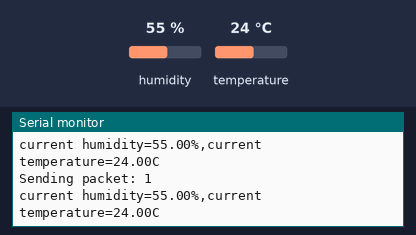
The sketch below on a simulated Arduino Uno, built with avr-gcc and run on an emulated ATmega328P. On the bench: the last lines printed to the serial monitor. The test bench sets the inputs (shaded band); at power-on: humidity 55 %, temperature 24 °C. No radio packets arrive unless stated.

Above: at 10.9 s.
11.0 s: humidity set to 22 %
At 20.8 s:
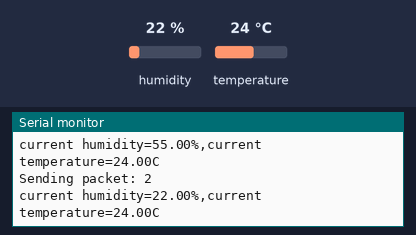
21.0 s: temperature set to 12 °C
At 30.8 s:
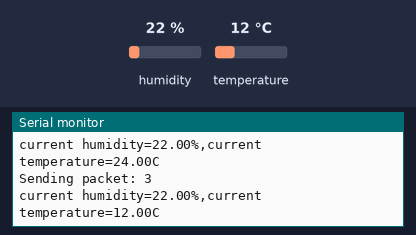
31.0 s: humidity set to 40 %
At 41.3 s:
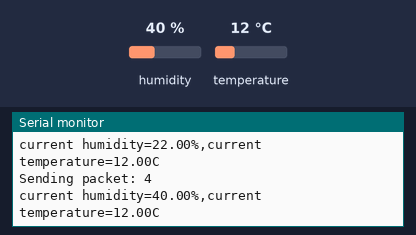
Timing chart, 0 to 42.8 s (numbered marks = the images above; inputs shaded):
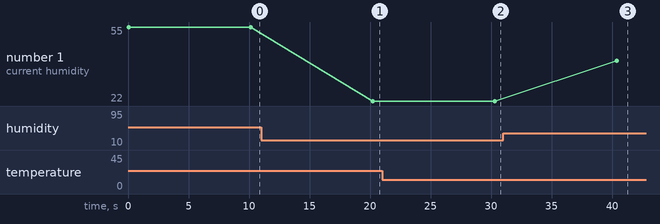

Measured:
- after the input at 11.0 s, the serial monitor: prints a new line after 9.2 s (image 1)
- after the input at 21.0 s, the serial monitor: prints a new line after 9.3 s (image 2)
- after the input at 31.0 s, the serial monitor: prints a new line after 9.4 s (image 3)
- plotted number 1: 55 → 22 after the input at 11.0 s, 22 → 40 after the input at 31.0 s

The sketch:

lorasendershowdisplay.ino
```cpp
#include<SPI.h>
#include<LoRa.h>
#include<DHT.h>
#define DHTPIN 4
#define DHTTYPE DHT11

DHT dht(DHTPIN,DHTTYPE);
#define ss 10
#define rst 9
#define dio0 2

int counter=0;

void setup(){
dht.begin();
Serial.begin(115200);
while(!Serial)
Serial.println("LoRa Sender");
Serial.println();
Serial.println();

Serial.println("Temperature");
Serial.println("And humidity");
LoRa.setPins(ss,rst,dio0);
while (!LoRa.begin(866E6)) {
    Serial.println(".");
    delay(500);
  }
  LoRa.setSyncWord(0xF3);
  Serial.println("LoRa Initializing OK!");
}


void loop() {
  Serial.print("Sending packet: ");
  Serial.println(counter);
float humidity = dht.readHumidity();
 float temprature = dht.readTemperature();

Serial.print("current humidity=");
  Serial.print(humidity);
  Serial.print("%,");
  Serial.print("current temperature=");
  Serial.print(temprature);
  Serial.println("C");

  LoRa.beginPacket();
  LoRa.print(temprature);
   LoRa.print(" ");
   LoRa.print("C");
   LoRa.print(" ");
   LoRa.print(humidity);
  LoRa.endPacket();

  counter++;

  delay(10000);
}
```
